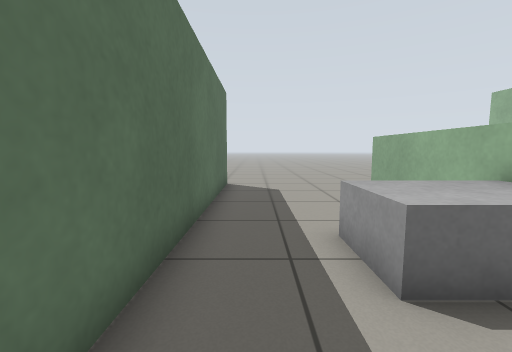
View 1 (above)

13 first-person views from a walk through a robot-simulator world made for Gazebo. The camera is 0.78 m above the floor, tilts 6° down and sees 90° across. The floor is counted in squares, 0.5 m on a side. Each view is taken from the middle of a square. On the plan, view 1 faces up. The plan holds only what a view shows up to about 14 squares ahead; the rest is blank.

View 2
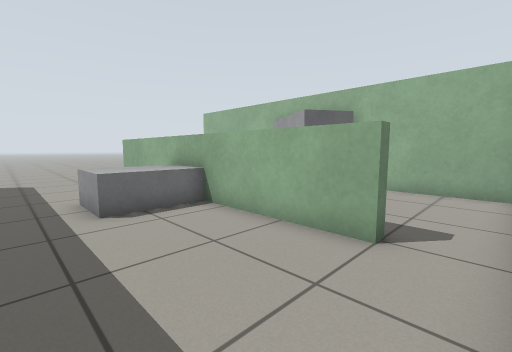

View 3
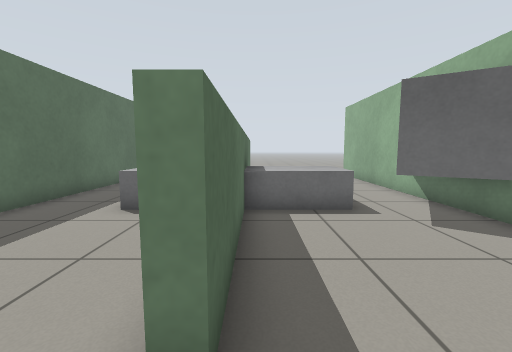

View 4
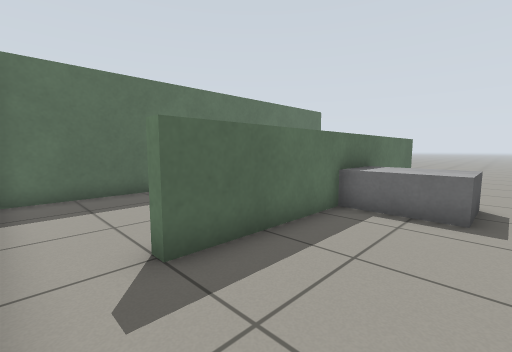

View 5
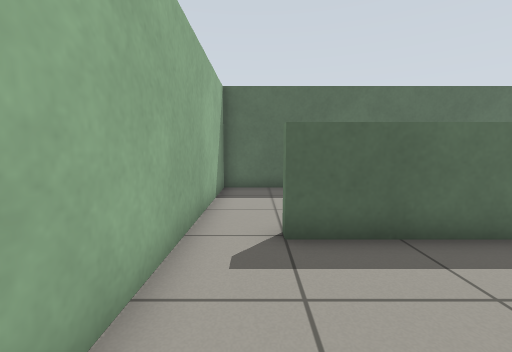

View 6
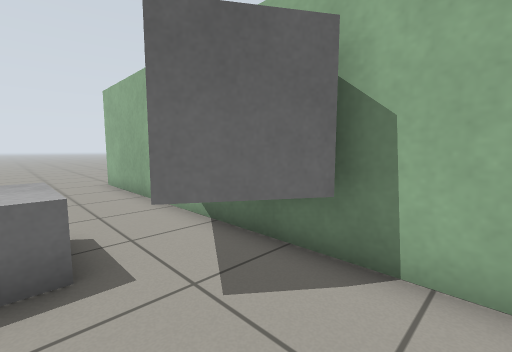

View 7
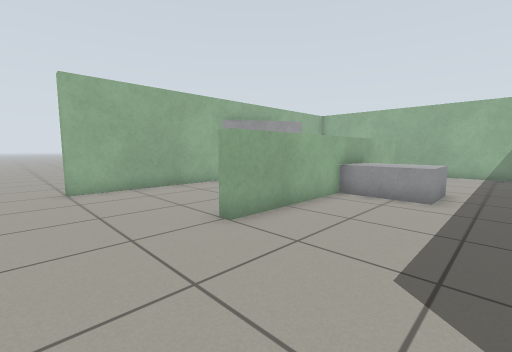

View 8
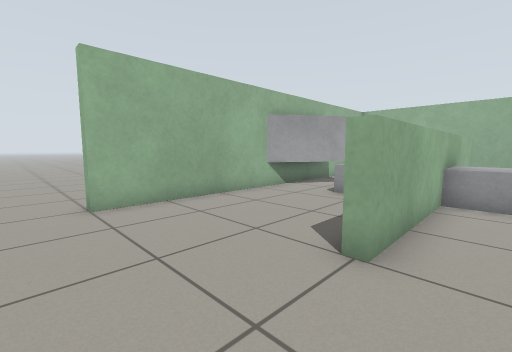

View 9
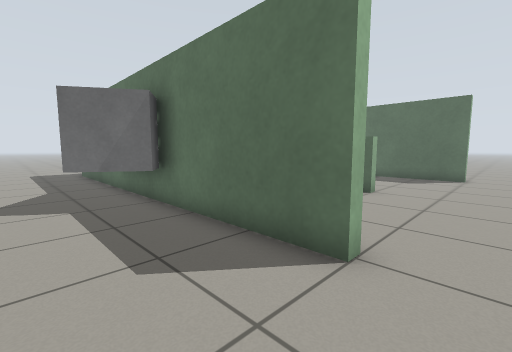

View 10
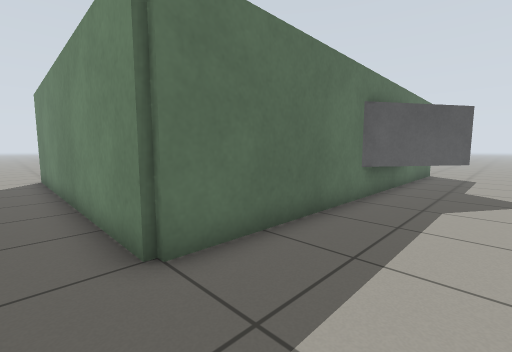

View 11
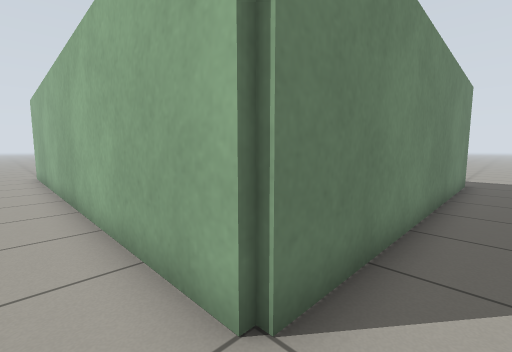

View 12
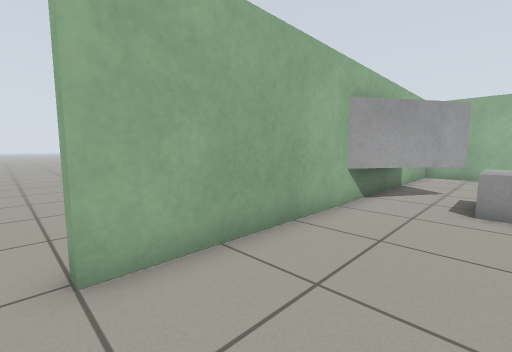

View 13
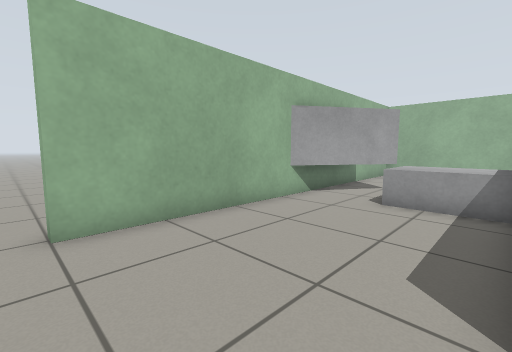

### Floor plan
Key: @ floor where view 1 was taken; # wall or solid block; . floor; B grey box.
Columns run from 3 left of view 1 to 14 right of it. Each row starts with its distance up from view 1.
 13 ..................
 12 ..................
 11 ..#...........#...
 10 ..#...........#...
  9 ..#.....#.....#...
  8 ..#.....#.....#...
  7 ..#.....#.....#...
  6 ..#.....#.....BB..
  5 ..#.....#....BBBB.
  4 ..#..BBBBBB..BBB..
  3 ..#..BBBBBB.BBB...
  2 ..#.....#..BBBB...
  1 ..#.....#...BB....
  0 ..#@....#....##...
 -1 ..#.....#.....#...
 -2 ..#.....#.....#...
 -3 ..#...........#...
 -4 ..#..........##...
 -5 ..############....
 -6 ..................

Where each view was taken, in squares from view 1:
view 1: 0 up, 0 right, facing up
view 2: 4 down, 0 right, facing up-right
view 3: 4 down, 5 right, facing up
view 4: 4 down, 8 right, facing up-left
view 5: 3 down, 9 right, facing left
view 6: 1 down, 7 right, facing up-right
view 7: 13 up, 0 right, facing down-right
view 8: 13 up, 3 right, facing down-right
view 9: 13 up, 14 right, facing down-left
view 10: 6 down, 14 right, facing up-left
view 11: 6 down, 3 left, facing up-right
view 12: 12 up, 7 right, facing down-right
view 13: 12 up, 5 right, facing down-right
